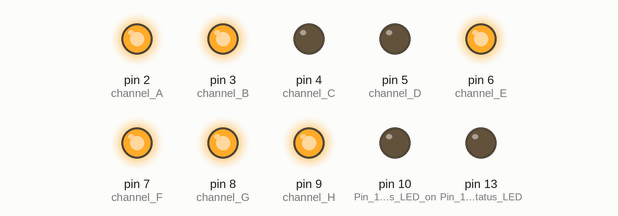
Simulated run of this sketch. Board: Arduino Uno, built with avr-gcc and run on an emulated ATmega328P. Parts: output pins drawn as LEDs (lit = HIGH).

Above: at 1.0 s.
At 3.0 s:
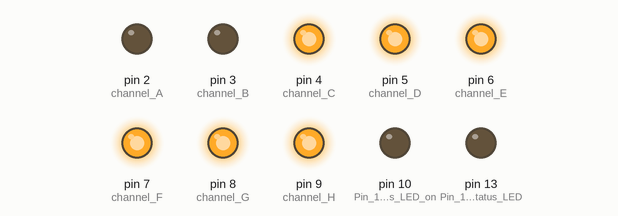
Timing chart, 0 to 5.2 s (numbered marks = the images above):
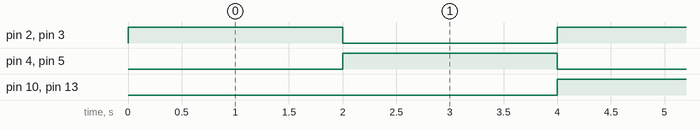

Measured:
- by itself, pin 2 (channel_A), pin 3 (channel_B), pin 4 (channel_C), pin 5 (channel_D), pin 10 (Pin_10_is_a_status_LED_on), pin 13 (Pin_13_is_the_status_LED): alternates HIGH for 2.0 s and LOW for 2.0 s
- by itself, everything shown: repeats every 4.0 s, in 3 steps

The sketch:

el-wire-animated-christmas-light.ino
```cpp
#define ANIMATION_CHANNELS 4

template <int N>
struct AnimationFrame {
  uint8_t pins[N];
  uint8_t modes[N];
};

/// Animation frames. Overkill for this project, but maybe I'll make something more interesting in the future.
AnimationFrame<ANIMATION_CHANNELS> animations[] {
  {{2, 3, 4, 5}, {HIGH, HIGH, LOW, LOW}},
  {{2, 3, 4, 5}, {LOW, LOW, HIGH, HIGH}}
};

void setup() {
  // The EL channels are on pins 2 through 9 on the ATMega328
  // Initialize the pins as outputs
  pinMode(2, OUTPUT);  // channel A
  pinMode(3, OUTPUT);  // channel B
  pinMode(4, OUTPUT);  // channel C
  pinMode(5, OUTPUT);  // channel D
  pinMode(6, OUTPUT);  // channel E
  pinMode(7, OUTPUT);  // channel F
  pinMode(8, OUTPUT);  // channel G
  pinMode(9, OUTPUT);  // channel H

  // Initialise all pins to be on
  for (int x = 2; x <= 9; x++) {
    digitalWrite(x, HIGH);
  }

  // Status pins
  pinMode(10, OUTPUT); // Pin 10 is a status LED on the EL Escudo Dos.
  pinMode(13, OUTPUT); // Pin 13 is the status LED on both the EL Sequencer and Arduino for use with the EL Escudo Dos.
}

void loop() {
  int status;

  // Iterate through animation frames
  for (auto & animation : animations) {
    // Animate all EL channels that are part of the animation
    for (uint8_t pin = 0; pin < ANIMATION_CHANNELS; ++pin) {
      // turn the EL channel on / off
      digitalWrite(animation.pins[pin], animation.modes[pin]);
    }
    delay(2000); // wait for 2 seconds

    // blink status LEDs
    digitalWrite(10, status);
    digitalWrite(13, status);
    status = !status;
  }
}
```
